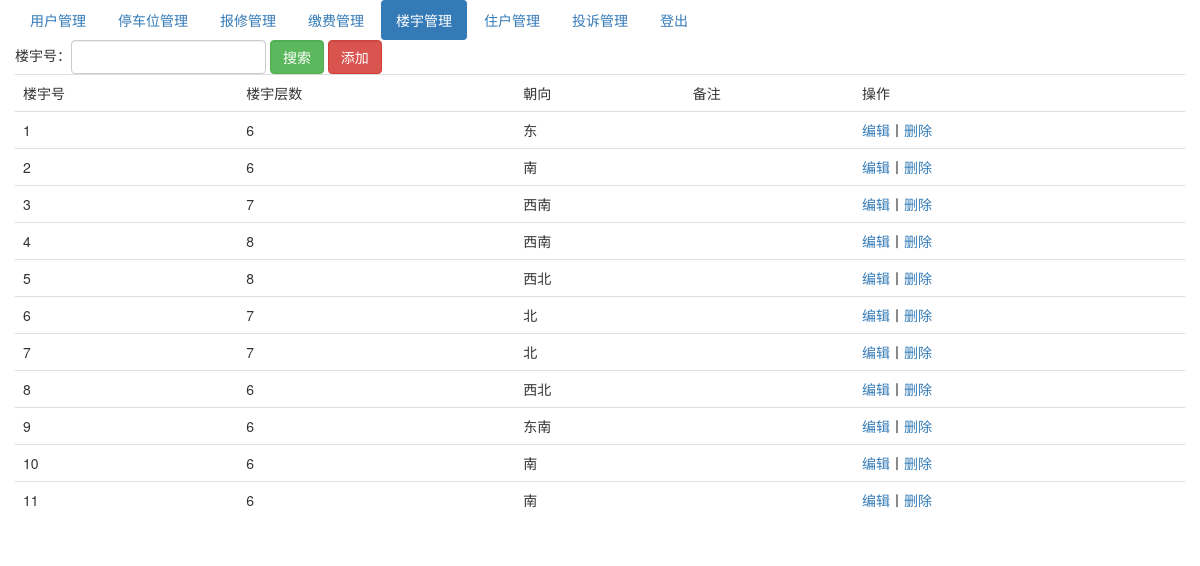
Page /index.php/building_admin on the committed database.
### tables this page shows
CREATE TABLE IF NOT EXISTS `building` (
  `building_id` int(10) NOT NULL AUTO_INCREMENT COMMENT '楼宇ID',
  `building_num` int(10) NOT NULL COMMENT '楼宇号',
  `building_floor` int(10) NOT NULL COMMENT '楼宇层数',
  `orientation` varchar(255) NOT NULL COMMENT '朝向',
  `remark` varchar(255) NOT NULL COMMENT '备注',
  PRIMARY KEY (`building_id`)
);

### application/controllers/Building_admin.php (called while the page is built, shortened)
<?php
class Building_admin extends CI_Controller{
    public function __construct()
    {
        $this->load->helper('url_helper');
    }
    public function index(){
        $this->load->model('building_model');
        $condition=array();
        $building_list=$this->building_model->getBuildingList($condition);
        $data=array();
        $data['building_list']=$building_list;
        $this->load->view('templates/header_admin',$data);
        $this->load->view('building_index_admin',$data);
    }
}

### index.php (called while the page is built, shortened)
<?php
require_once BASEPATH.'core/CodeIgniter.php';

### application/models/Building_model.php (called while the page is built, shortened)
<?php
class Building_model extends CI_Model{
    public function getBuildingList($condition=array())
    {
        $query=$this->db->get_where('building',$condition);
        return $query->result_array();
    }
}
?>

### application/views/building_index_admin.php (the view, shortened to what this page needs)
<div class="container">
    <div class="row">
        <ul class="nav nav-pills">
            <li role="presentation"><a href="/index.php/member_admin/index">用户管理</a></li>
            <li role="presentation"><a href="/index.php/carport_admin/index">停车位管理</a></li>
            <li role="presentation"><a href="/index.php/repair_admin/index">报修管理</a></li>
            <li role="presentation"><a href="/index.php/charge_admin/index">缴费管理</a></li>
            <li role="presentation" class="active"><a href="/index.php/building_admin/index">楼宇管理</a></li>
            <li role="presentation"><a href="/index.php/house_admin/index">住户管理</a></li>
            <li role="presentation"><a href="/index.php/complain_admin/index">投诉管理</a></li>
            <li role="presentation"><a href="/index.php/Welcome/logout">登出</a></li>
        </ul>
    </div>
    <div class="row">
        <form method="get" class="form-inline" action="/index.php/Building_admin/index">
            <div class="form-group">楼宇号：<input type="text" class="form-control" name="building_num"></div>
            <div class="form-group"><input class="form-control btn-success" type="submit" value="搜索"></div>
            <div class="form-group"><a class="form-control btn-danger" href="/index.php/Building_admin/add">添加</a></div>
        </form>
    </div>
    <div class="row">
        <table class="table">
            <tr>
                <td>楼宇号</td>
                <td>楼宇层数</td>
                <td>朝向</td>
                <td>备注</td>
                <td>操作</td>
            </tr>
            <?php foreach($building_list as $value){ ?>
                <tr>
                    <td><?php echo $value['building_num']; ?></td>
                    <td><?php echo $value['building_floor']; ?></td>
                    <td><?php echo $value['orientation']; ?></td>
                    <td><?php echo $value['remark']; ?></td>
                    <td><a href="/index.php/Building_admin/showEdit?building_id=<?php echo $value['building_id']; ?>">编辑</a>丨<a href="/index.php/Building_admin/delete?building_id=<?php echo $value['building_id']; ?>">删除</a></td>
                </tr>
            <?php } ?>
        </table>
    </div>
</div>

### rows in the picture
building: building_num "1", building_floor "6", orientation "东"
building: building_num "2", building_floor "6", orientation "南"
building: building_num "3", building_floor "7", orientation "西南"
building: building_num "4", building_floor "8", orientation "西南"
building: building_num "5", building_floor "8", orientation "西北"
building: building_num "6", building_floor "7", orientation "北"
building: building_num "7", building_floor "7", orientation "北"
building: building_num "8", building_floor "6", orientation "西北"
building: building_num "9", building_floor "6", orientation "东南"
building: building_num "10", building_floor "6", orientation "南"
building: building_num "11", building_floor "6", orientation "南"
